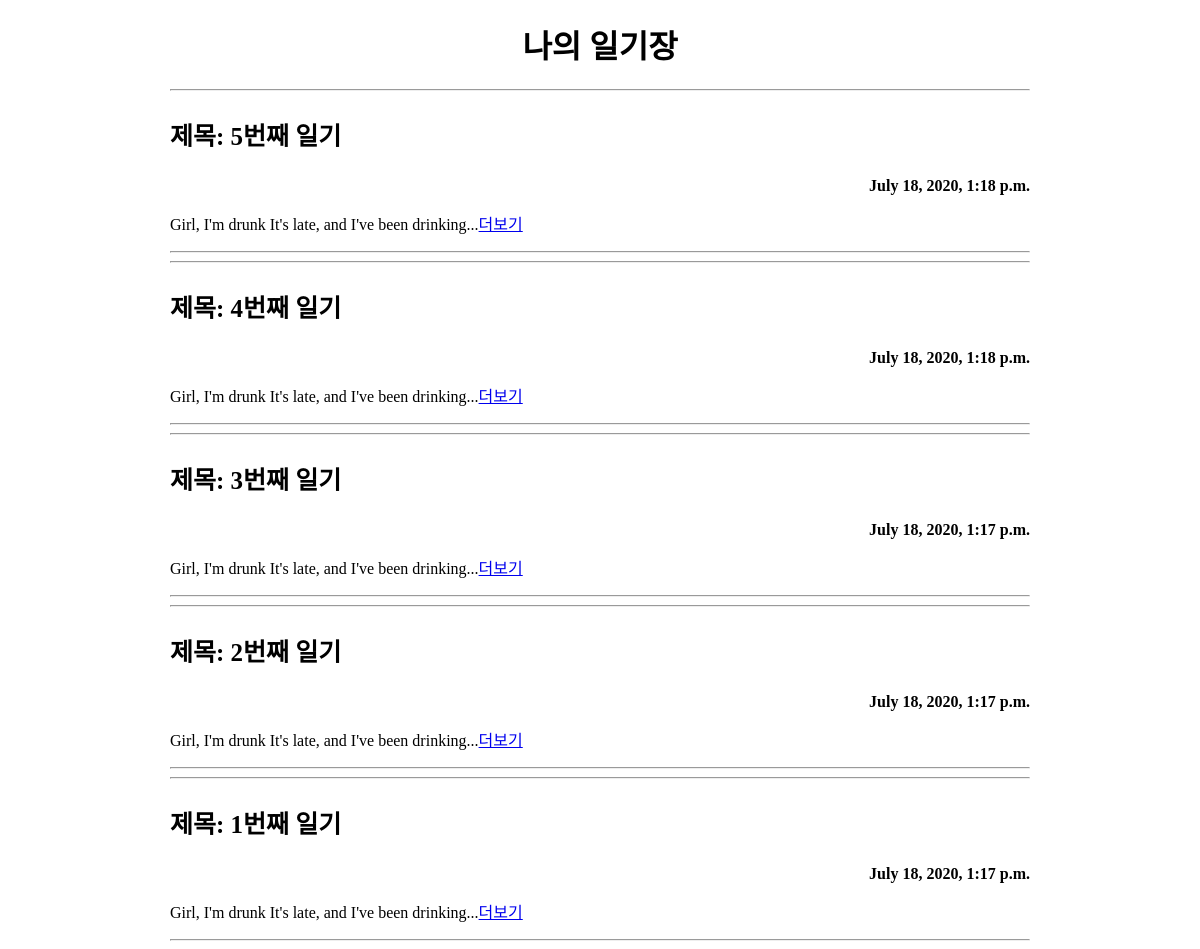
The page / on the database its author committed.
### webapp/models.py (models this page shows, shortened)
class Diary(models.Model):
    title = models.CharField(max_length=17)
    date = models.DateTimeField('날짜를 입력해주세요.')
    text = models.TextField()
    def summary(self):
        return self.text[:50]

### webapp/views.py (the view)
# urls.py: path('', views.index, name='index'),
def index(request):
    diary_all = Diary.objects.all().order_by('-id')
    return render(request, 'index.html', {"diary_all": diary_all})

### webapp/templates/index.html (shortened to what this page needs)
<!DOCTYPE html>
<html lang="ko">
<head>
	{% load static %}
	<link rel="stylesheet" href="{% static 'css/style.css' %}">
</head>
<body>
	<div id="wrapper">
		<h1>나의 일기장</h1>
		{% for diary in diary_all %}
			<hr>
			<p id="title">제목: {{ diary.title }}</p>
			<p id="date">{{ diary.date }}</p>
			<p>{{ diary.summary }}...<a href="/viewmore/{{ diary.id }}">더보기</a></p>
			<hr>
		{% endfor %}
	</div>
</body>
</html>

### webapp/static/css/style.css (style rules this page uses)
#wrapper { width: 860px; margin: 0 auto; }
#wrapper > h1 { text-align: center; }
#title { text-align: left; font-size: 25px; font-weight: bold; }
#date { text-align: right; font-weight: bold; }

### rows shown on the page
Diary: title "5번째 일기", date "July 18, 2020, 1:18 p.m.", summary "Girl, I'm drunk It's late, and I've been drinking"
Diary: title "4번째 일기", date "July 18, 2020, 1:18 p.m.", summary "Girl, I'm drunk It's late, and I've been drinking"
Diary: title "3번째 일기", date "July 18, 2020, 1:17 p.m.", summary "Girl, I'm drunk It's late, and I've been drinking"
Diary: title "2번째 일기", date "July 18, 2020, 1:17 p.m.", summary "Girl, I'm drunk It's late, and I've been drinking"
Diary: title "1번째 일기", date "July 18, 2020, 1:17 p.m.", summary "Girl, I'm drunk It's late, and I've been drinking"
